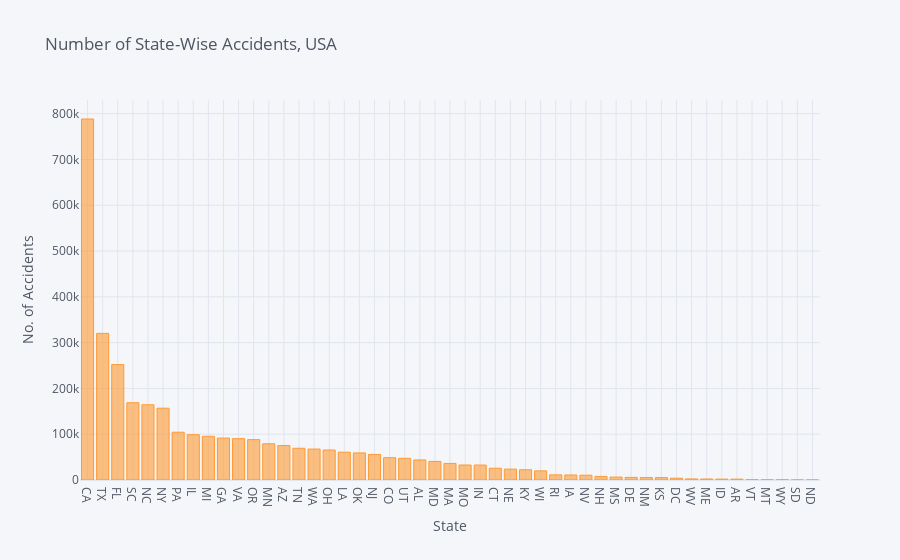

Notebook source saved alongside this figure:
### Code cell
state_acc.iplot(kind="bar", title="Number of State-Wise Accidents, USA", xTitle="State", yTitle="No. of Accidents")

### Figure 1 — Plotly figure (JSON) as saved in the notebook; plotly's stock layout.template omitted (floating-point values rounded to 4 significant figures)
{"data": [{"marker": {"color": "rgba(255, 153, 51, 0.6)", "line": {"color": "rgba(255, 153, 51, 1.0)", "width": 1}}, "name": "State", "orientation": "v", "text": "", "type": "bar", "x": ["CA", "TX", "FL", "SC", "NC", "NY", "PA", "IL", "MI", "GA", "VA", "OR", "MN", "AZ", "TN", "WA", "OH", "LA", "OK", "NJ", "CO", "UT", "AL", "MD", "MA", "MO", "IN", "CT", "NE", "KY", "WI", "RI", "IA", "NV", "NH", "MS", "DE", "NM", "KS", "DC", "WV", "ME", "ID", "AR", "VT", "MT", "WY", "SD", "ND"], "y": [788379, 320209, 252040, 168681, 164285, 156785, 104321, 98883, 95437, 91535, 90233, 88141, 79143, 75223, 69270, 67547, 65506, 60748, 59163, 55895, 48693, 47392, 43756, 40622, 36235, 32741, 32654, 25702, 23766, 22355, 19964, 11243, 10978, 10456, 7816, 6381, 5671, 5492, 5312, 3967, 2330, 2191, 1939, 1890, 679, 497, 486, 60, 42]}], "layout": {"legend": {"bgcolor": "#F5F6F9", "font": {"color": "#4D5663"}}, "paper_bgcolor": "#F5F6F9", "plot_bgcolor": "#F5F6F9", "title": {"font": {"color": "#4D5663"}, "text": "Number of State-Wise Accidents, USA"}, "xaxis": {"gridcolor": "#E1E5ED", "showgrid": true, "tickfont": {"color": "#4D5663"}, "title": {"font": {"color": "#4D5663"}, "text": "State"}, "zerolinecolor": "#E1E5ED"}, "yaxis": {"gridcolor": "#E1E5ED", "showgrid": true, "tickfont": {"color": "#4D5663"}, "title": {"font": {"color": "#4D5663"}, "text": "No. of Accidents"}, "zerolinecolor": "#E1E5ED"}}}
